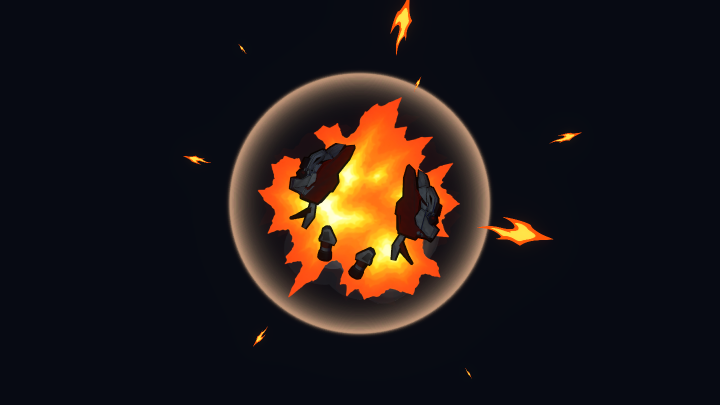
#> input picture motion/breakup/Crimson-foreground-debris.png, 1440 x 810 px, given in place of 000.png, which was not available (shown at 1/2 size)
$ python compare_curvature.py
#> lines starting #> are read from the running program, lines starting #| are printed output that depends on the picture; pictures that were not available may be replaced by others from this repository, and a replacement may not be noted
from pathlib import Path
from PIL import Image, ImageDraw, ImageFont

out = Path(__file__).parent
font = ImageFont.truetype('C:/Windows/Fonts/segoeui.ttf', 22)
names = ('Crimson', 'Nightshade', 'Valis', 'Vanguard')
for frame in (0, 15, 30, 45, 75, 105):
    sheet = Image.new('RGB', (2048, 1472), '#181b20')
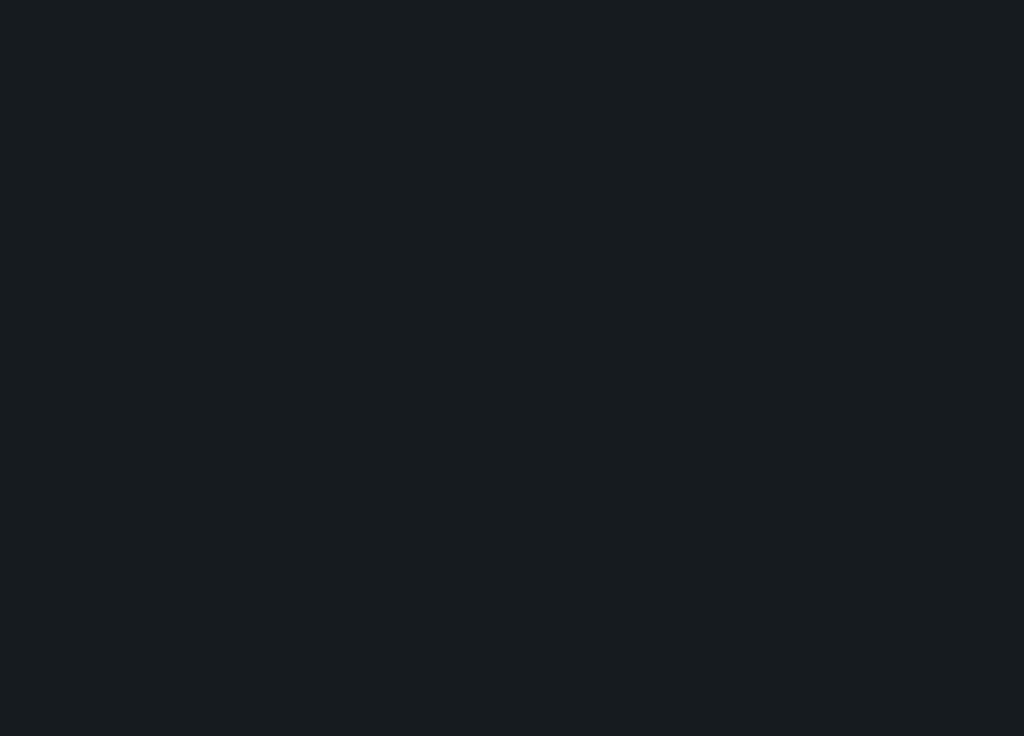
#> sheet: PIL image 2048x1472 RGB (shown at 1/2 size); mean R, G, B 24, 27, 32
    draw = ImageDraw.Draw(sheet)
    for row, (title, folder) in enumerate((('Previous planar motion', out / 'planar-374b0ef'), ('Surface-aware reflection motion', out))):
        image = Image.open(folder / 'motion' / f'{frame:03}.png')
#> image is the input picture: PIL image 1440x810 RGBA; mean R, G, B, A 31.8, 24.3, 23.9, 255
        y = row * 736
        draw.text((20, y + 10), title, font=font, fill='white')
        for col, name in enumerate(names):
            draw.text((col * 512 + 20, y + 50), name, font=font, fill='#bac5d0')
        sheet.paste(image, (0, y + 96))
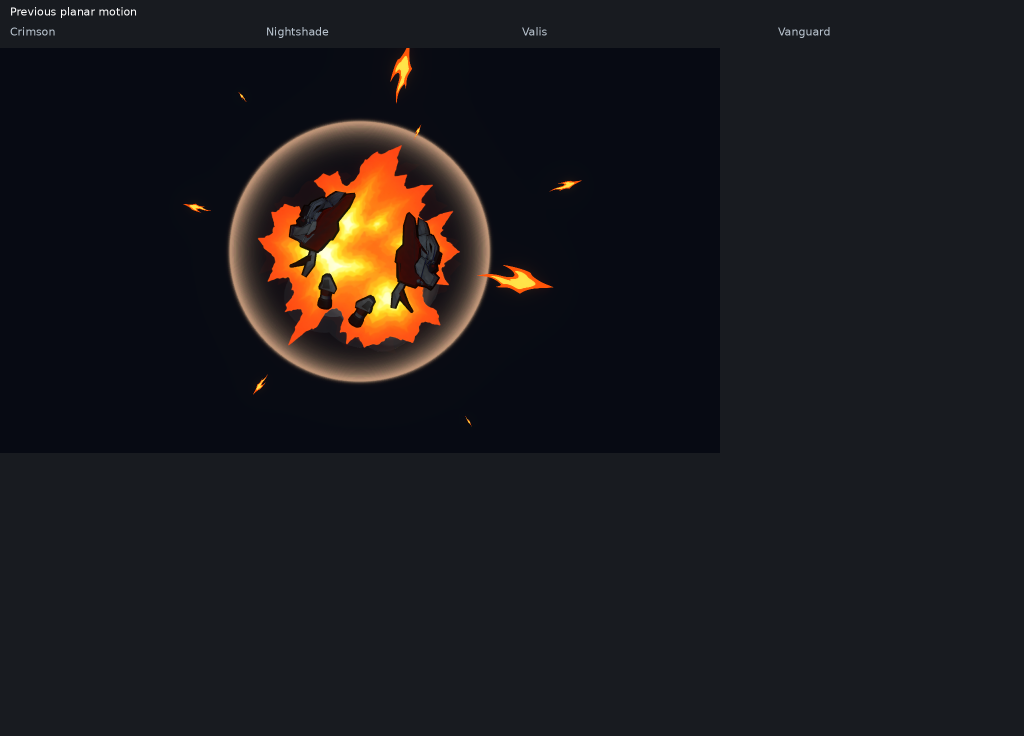
#> sheet: PIL image 2048x1472 RGB (shown at 1/2 size); mean R, G, B 27.2, 26.2, 29
    sheet.resize((1536, 1104)).save(out / f'curvature-{frame:03}.png')
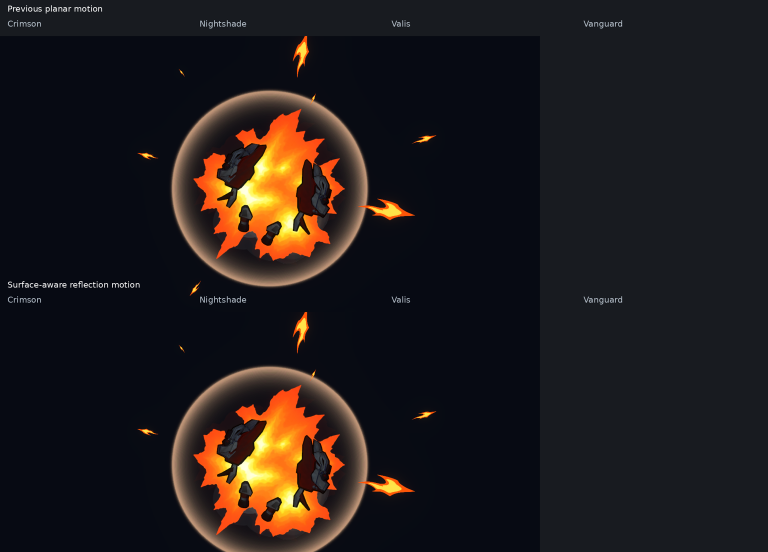
#> saved as curvature-000.png: PIL image 1536x1104 RGB (shown at 1/2 size); mean R, G, B 32.2, 27.2, 27.5
#> (the run stopped early here; a loop or call above may not have finished)
